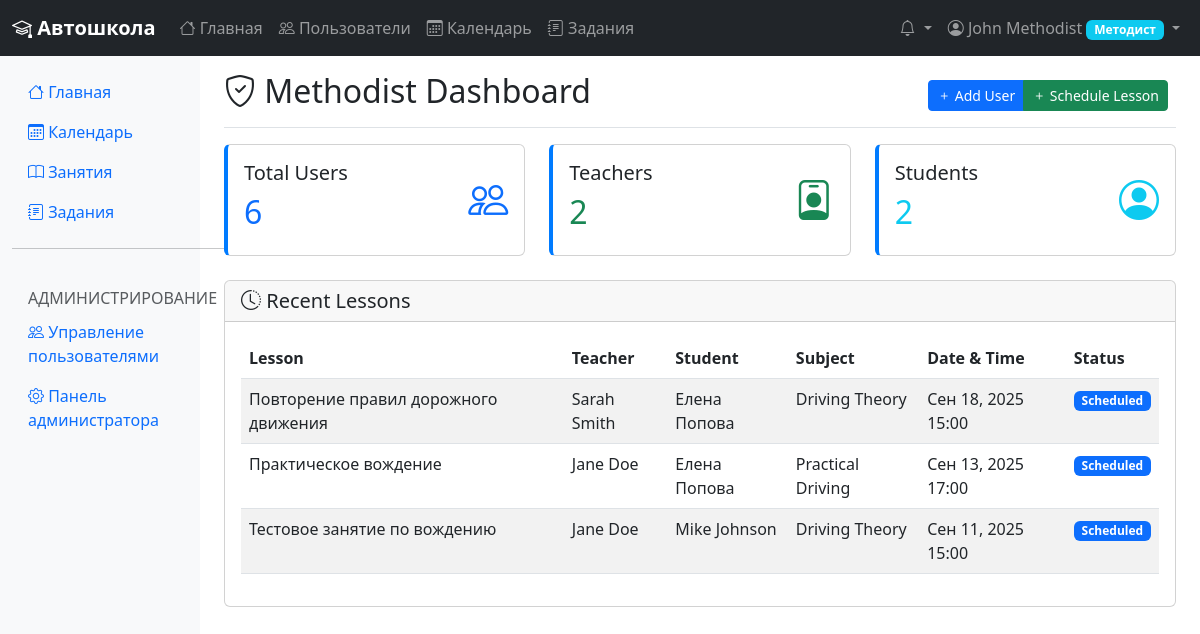
Screenshot of /ru/ (signed in) with the database file from the repository.
### accounts/models.py (models this page shows, shortened)
class User(AbstractUser):
    class UserRole(models.TextChoices):
        STUDENT = 'student', 'Ученик'
        TEACHER = 'teacher', 'Инструктор'
        METHODIST = 'methodist', 'Методист'
    first_name = models.CharField(max_length=150, verbose_name='Имя')
    last_name = models.CharField(max_length=150, verbose_name='Фамилия')
    middle_name = models.CharField(max_length=150, blank=True, verbose_name='Отчество')
    role = models.CharField(
        max_length=20,
        choices=UserRole.choices,
        default=UserRole.STUDENT,
        verbose_name='Роль'
    )
    timezone = TimeZoneField(default='Europe/Moscow', verbose_name='Часовой пояс')
    phone = models.CharField(max_length=20, blank=True, verbose_name='Телефон')
    created_at = models.DateTimeField(auto_now_add=True, verbose_name='Дата создания')
    updated_at = models.DateTimeField(auto_now=True, verbose_name='Дата обновления')
    created_by = models.ForeignKey(
        'self',
        on_delete=models.SET_NULL,
        null=True,
        blank=True,
        related_name='created_users',
        limit_choices_to={'role': UserRole.METHODIST},
        verbose_name='Создан пользователем'
    )
    @property
    def full_name(self):
        if self.middle_name:
            return f"{self.first_name} {self.middle_name} {self.last_name}"
        return f"{self.first_name} {self.last_name}"
    def is_student(self):
        return self.role == self.UserRole.STUDENT
    def is_teacher(self):
        return self.role == self.UserRole.TEACHER
    def is_methodist(self):
        return self.role == self.UserRole.METHODIST
    class Meta:
        ordering = ['last_name', 'first_name']
        verbose_name = 'Пользователь'
        verbose_name_plural = 'Пользователи'

### scheduling/models.py (models this page shows, shortened)
class Lesson(models.Model):
    class LessonStatus(models.TextChoices):
        SCHEDULED = 'scheduled', 'Scheduled'
        COMPLETED = 'completed', 'Completed'
        CANCELLED = 'cancelled', 'Cancelled'
        RESCHEDULED = 'rescheduled', 'Rescheduled'
    title = models.CharField(max_length=200)
    subject = models.ForeignKey(Subject, on_delete=models.CASCADE, related_name='lessons')
    teacher = models.ForeignKey(
        User,
        on_delete=models.CASCADE,
        related_name='teaching_lessons',
        limit_choices_to={'role': User.UserRole.TEACHER}
    )
    student = models.ForeignKey(
        User,
        on_delete=models.CASCADE,
        related_name='student_lessons',
        limit_choices_to={'role': User.UserRole.STUDENT}
    )
    start_time = models.DateTimeField()
    end_time = models.DateTimeField()
    description = models.TextField(blank=True)
    materials = models.FileField(upload_to='lesson_materials/', blank=True, null=True)
    teacher_materials = models.FileField(
        upload_to='lesson_teacher_materials/',
        blank=True,
        null=True,
        help_text="Материалы для преподавателя (видны только преподавателю)"
    )
    zoom_link = models.URLField(blank=True, help_text="Zoom/Meet meeting link")
    status = models.CharField(
        max_length=20,
        choices=LessonStatus.choices,
        default=LessonStatus.SCHEDULED
    )
    teacher_rating = models.PositiveIntegerField(
        null=True, blank=True,
        help_text="Teacher's rating of the lesson (1-10)"
    )
    student_rating = models.PositiveIntegerField(
        null=True, blank=True,
        help_text="Student's rating of the lesson (1-10)"
    )
    teacher_comments = models.TextField(blank=True)
    student_comments = models.TextField(blank=True)
    created_at = models.DateTimeField(auto_now_add=True)
    updated_at = models.DateTimeField(auto_now=True)
    created_by = models.ForeignKey(
        User,
        on_delete=models.SET_NULL,
        null=True,
        related_name='created_lessons',
        limit_choices_to={'role': User.UserRole.METHODIST}
    )
    class Meta:
        ordering = ['-start_time']
        verbose_name = 'Lesson'
        verbose_name_plural = 'Lessons'

class Subject(models.Model):
    name = models.CharField(max_length=200)
    description = models.TextField(blank=True)
    is_active = models.BooleanField(default=True)
    class Meta:
        ordering = ['name']

### accounts/views.py (the view, shortened to what this page needs)
# urls.py: path('', views.dashboard, name='dashboard'),
@login_required
def dashboard(request):
    user = request.user
    if user.is_student():
        from scheduling.models import Lesson
        from assignments.models import Assignment
        upcoming_lessons = Lesson.objects.filter(
            student=user,
            status=Lesson.LessonStatus.SCHEDULED
        ).select_related('teacher', 'subject')[:5]
        pending_assignments = Assignment.objects.filter(
            student=user,
            status__in=[Assignment.AssignmentStatus.ASSIGNED, Assignment.AssignmentStatus.IN_PROGRESS]
        ).select_related('lesson')[:5]
        context = {
            'upcoming_lessons': upcoming_lessons,
            'pending_assignments': pending_assignments,
        }
        return render(request, 'accounts/student_dashboard.html', context)
    elif user.is_methodist():
        from scheduling.models import Lesson
        from assignments.models import Assignment
        total_users = User.objects.count()
        total_teachers = User.objects.filter(role=User.UserRole.TEACHER).count()
        total_students = User.objects.filter(role=User.UserRole.STUDENT).count()
        recent_lessons = Lesson.objects.select_related('teacher', 'student', 'subject')[:10]
        context = {
            'total_users': total_users,
            'total_teachers': total_teachers,
            'total_students': total_students,
            'recent_lessons': recent_lessons,
        }
        return render(request, 'accounts/methodist_dashboard.html', context)
    return render(request, 'accounts/dashboard.html')

### templates/accounts/methodist_dashboard.html (shortened to what this page needs)
{% extends 'base.html' %}
{% block content %}
<div class="d-flex justify-content-between flex-wrap flex-md-nowrap align-items-center pt-3 pb-2 mb-3 border-bottom">
    <h1 class="h2"><i class="bi bi-shield-check"></i> Methodist Dashboard</h1>
    <div class="btn-toolbar mb-2 mb-md-0">
        <div class="btn-group me-2">
            <a href="{% url 'accounts:user_create' %}" class="btn btn-sm btn-primary">
                <i class="bi bi-plus"></i> Add User
            </a>
            <a href="{% url 'scheduling:lesson_create' %}" class="btn btn-sm btn-success">
                <i class="bi bi-plus"></i> Schedule Lesson
            </a>
        </div>
    </div>
</div>
<div class="row mb-4">
    <div class="col-md-4">
        <div class="card card-stats">
            <div class="card-body">
                <div class="d-flex">
                    <div class="flex-grow-1">
                        <h5 class="card-title">Total Users</h5>
                        <h2 class="text-primary">{{ total_users }}</h2>
                    </div>
                    <div class="align-self-center">
                        <i class="bi bi-people fs-1 text-primary"></i>
                    </div>
                </div>
            </div>
        </div>
    </div>
    <div class="col-md-4">
        <div class="card card-stats">
            <div class="card-body">
                <div class="d-flex">
                    <div class="flex-grow-1">
                        <h5 class="card-title">Teachers</h5>
                        <h2 class="text-success">{{ total_teachers }}</h2>
                    </div>
                    <div class="align-self-center">
                        <i class="bi bi-person-badge fs-1 text-success"></i>
                    </div>
                </div>
            </div>
        </div>
    </div>
    <div class="col-md-4">
        <div class="card card-stats">
            <div class="card-body">
                <div class="d-flex">
                    <div class="flex-grow-1">
                        <h5 class="card-title">Students</h5>
                        <h2 class="text-info">{{ total_students }}</h2>
                    </div>
                    <div class="align-self-center">
                        <i class="bi bi-person-circle fs-1 text-info"></i>
                    </div>
                </div>
            </div>
        </div>
    </div>
</div>
<div class="row">
    <div class="col-12">
        <div class="card">
            <div class="card-header">
                <h5 class="card-title mb-0">
                    <i class="bi bi-clock-history"></i> Recent Lessons
                </h5>
            </div>
            <div class="card-body">
                {% if recent_lessons %}
                    <div class="table-responsive">
                        <table class="table table-striped">
                            <thead>
                                <tr>
                                    <th>Lesson</th>
                                    <th>Teacher</th>
                                    <th>Student</th>
                                    <th>Subject</th>
                                    <th>Date & Time</th>
                                    <th>Status</th>
                                </tr>
                            </thead>
                            <tbody>
                                {% for lesson in recent_lessons %}
                                <tr>
                                    <td>{{ lesson.title }}</td>
                                    <td>{{ lesson.teacher.full_name }}</td>
                                    <td>{{ lesson.student.full_name }}</td>
                                    <td>{{ lesson.subject.name }}</td>
                                    <td>{{ lesson.start_time|date:"M d, Y H:i" }}</td>
                                    <td>
                                        <span class="badge bg-{% if lesson.status == 'completed' %}success{% elif lesson.status == 'scheduled' %}primary{% else %}secondary{% endif %}">
                                            {{ lesson.get_status_display }}
                                        </span>
                                    </td>
                                </tr>
                                {% endfor %}
                            </tbody>
                        </table>
                    </div>
                {% else %}
                    <p class="text-muted text-center">No recent lessons.</p>
                {% endif %}
            </div>
        </div>
    </div>
</div>
{% endblock %}

### templates/base.html (shortened to what this page needs)
<!DOCTYPE html>
{% load i18n %}
<html lang="{{ LANGUAGE_CODE }}">
<head>
    <link href="https://cdn.jsdelivr.net/npm/bootstrap@5.3.0/dist/css/bootstrap.min.css" rel="stylesheet">
    <link href="https://cdn.jsdelivr.net/npm/bootstrap-icons@1.10.0/font/bootstrap-icons.css" rel="stylesheet">
</head>
<body>
    {% if user.is_authenticated %}
    <nav class="navbar navbar-expand-lg navbar-dark bg-dark">
        <div class="container-fluid">
            <a class="navbar-brand" href="{% url 'accounts:dashboard' %}">
                <i class="bi bi-mortarboard"></i> {% trans "Автошкола" %}
            </a>
            <div class="collapse navbar-collapse" id="navbarNav">
                <ul class="navbar-nav me-auto">
                    <li class="nav-item">
                        <a class="nav-link" href="{% url 'accounts:dashboard' %}">
                            <i class="bi bi-house"></i> {% trans "Главная" %}
                        </a>
                    </li>
                    {% if user.is_methodist %}
                    <li class="nav-item">
                        <a class="nav-link" href="{% url 'accounts:user_list' %}">
                            <i class="bi bi-people"></i> {% trans "Пользователи" %}
                        </a>
                    </li>
                    {% endif %}
                    <li class="nav-item">
                        <a class="nav-link" href="{% url 'scheduling:calendar' %}">
                            <i class="bi bi-calendar3"></i> {% trans "Календарь" %}
                        </a>
                    </li>
                    <li class="nav-item">
                        <a class="nav-link" href="{% url 'assignments:assignment_list' %}">
                            <i class="bi bi-journal-text"></i> {% trans "Задания" %}
                        </a>
                    </li>
                </ul>
                <ul class="navbar-nav">
                    <li class="nav-item dropdown">
                        <a class="nav-link dropdown-toggle" href="#" id="notificationsDropdown" role="button" data-bs-toggle="dropdown">
                            <i class="bi bi-bell"></i>
                        </a>
                    </li>
                    <li class="nav-item dropdown">
                        <a class="nav-link dropdown-toggle" href="#" id="navbarDropdown" role="button" data-bs-toggle="dropdown">
                            <i class="bi bi-person-circle"></i> {{ user.full_name }}
                            <span class="badge bg-info">{{ user.get_role_display }}</span>
                        </a>
                    </li>
                </ul>
            </div>
        </div>
    </nav>
    {% endif %}
    <main class="container-fluid">
        {% if user.is_authenticated %}
        <div class="row">
            <nav class="col-md-3 col-lg-2 d-md-block sidebar collapse">
                <div class="position-sticky pt-3">
                    <ul class="nav flex-column">
                        <li class="nav-item">
                            <a class="nav-link" href="{% url 'accounts:dashboard' %}">
                                <i class="bi bi-house"></i> {% trans "Главная" %}
                            </a>
                        </li>
                        <li class="nav-item">
                            <a class="nav-link" href="{% url 'scheduling:calendar' %}">
                                <i class="bi bi-calendar3"></i> {% trans "Календарь" %}
                            </a>
                        </li>
                        <li class="nav-item">
                            <a class="nav-link" href="{% url 'scheduling:lesson_list' %}">
                                <i class="bi bi-book"></i> {% trans "Занятия" %}
                            </a>
                        </li>
                        <li class="nav-item">
                            <a class="nav-link" href="{% url 'assignments:assignment_list' %}">
                                <i class="bi bi-journal-text"></i> {% trans "Задания" %}
                            </a>
                        </li>
                        {% if user.is_methodist %}
                        <hr>
                        <h6 class="sidebar-heading text-muted px-3 mt-4 mb-1">
                            {% trans "АДМИНИСТРИРОВАНИЕ" %}
                        </h6>
                        <li class="nav-item">
                            <a class="nav-link" href="{% url 'accounts:user_list' %}">
                                <i class="bi bi-people"></i> {% trans "Управление пользователями" %}
                            </a>
                        </li>
                        <li class="nav-item">
                            <a class="nav-link" href="/admin/">
                                <i class="bi bi-gear"></i> {% trans "Панель администратора" %}
                            </a>
                        </li>
                        {% endif %}
                    </ul>
                </div>
            </nav>
            <div class="col-md-9 ms-sm-auto col-lg-10 px-md-4">
                {% block content %}
                {% endblock %}
            </div>
        </div>
        {% else %}
            <script>
                window.location.href = "{% url 'accounts:login' %}";
            </script>
        {% endif %}
    </main>
</body>
</html>

### templates/base.html (style rules this page uses)
.sidebar { min-height: 100vh; background-color: #f8f9fa; }
.navbar-brand { font-weight: bold; }
.card-stats { border-left: 4px solid #007bff; }

### rows the page displays
User: full_name "John Methodist", role "Методист"
Lesson: title "Повторение правил дорожного движения", teacher.full_name "Sarah Smith", student.full_name "Елена Попова", subject.name "Driving Theory", start_time "Сен 18, 2025 15:00", status "Scheduled"
Lesson: title "Практическое вождение", teacher.full_name "Jane Doe", student.full_name "Елена Попова", subject.name "Practical Driving", start_time "Сен 13, 2025 17:00", status "Scheduled"
Lesson: title "Тестовое занятие по вождению", teacher.full_name "Jane Doe", student.full_name "Mike Johnson", subject.name "Driving Theory", start_time "Сен 11, 2025 15:00", status "Scheduled"

### other values shown
{{ total_users }} "6"
{{ total_teachers }} "2"
{{ total_students }} "2"
